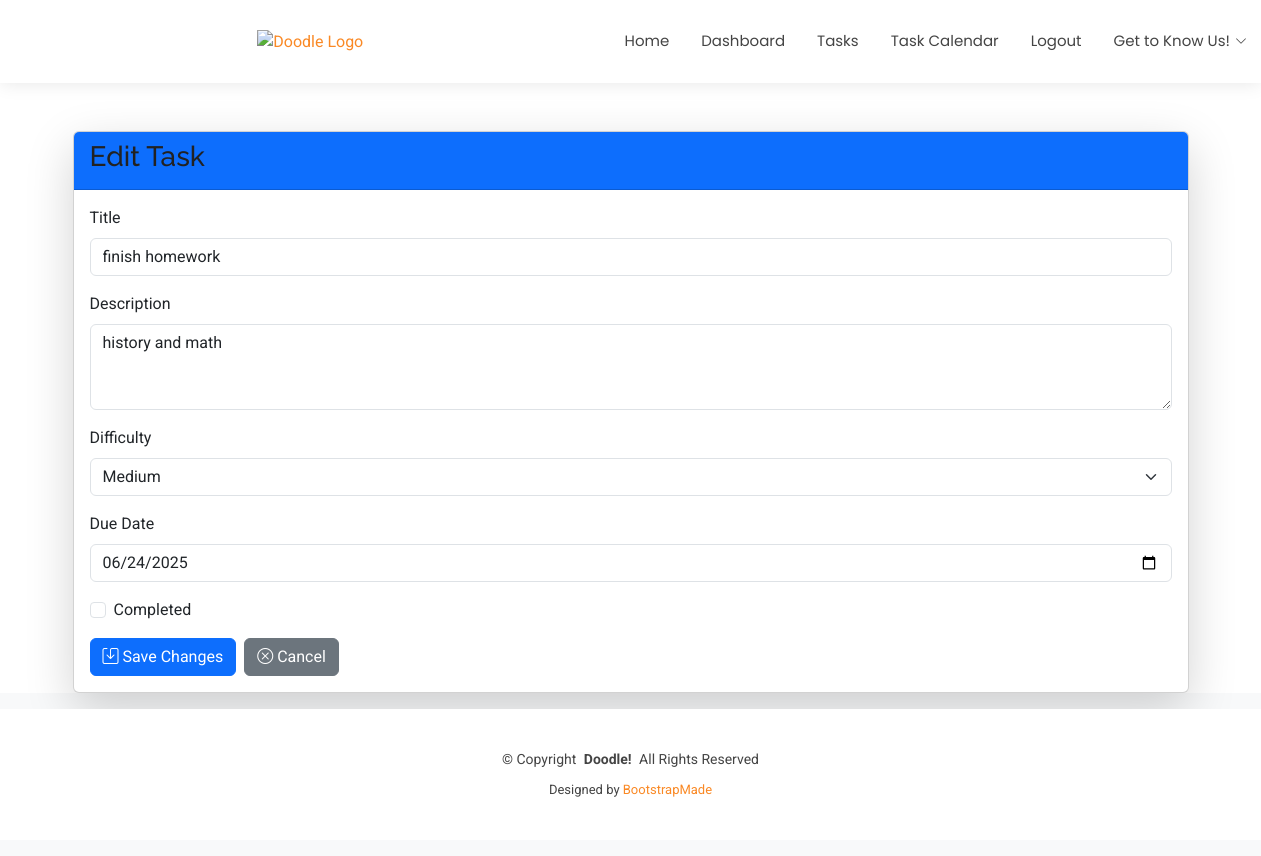
Screenshot of /tasks/edit/11/ (signed in) with the database file from the repository.
### tasks/models.py (models this page shows, shortened)
class Task(models.Model):
    DIFFICULTY_CHOICES = [
        ('E', 'Easy'),
        ('M', 'Medium'),
        ('H', 'Hard'),
    ]
    user = models.ForeignKey(User, on_delete=models.CASCADE)
    title = models.CharField(max_length=75)
    description = models.TextField(blank=True, null=True)
    difficulty = models.CharField(max_length=1, choices=DIFFICULTY_CHOICES)
    completed = models.BooleanField(default=False)
    created_at = models.DateTimeField(auto_now_add=True)
    due_date = models.DateField(null=True, blank=True, verbose_name="Due Date")
    class Meta:
        ordering = ['-due_date']

### tasks/views.py (the view)
# urls.py: path('edit/<int:task_id>/', views.task_edit, name='task_edit'),
@login_required
def task_edit(request, task_id):
    task = get_object_or_404(Task, id=task_id, user=request.user)
    if request.method == "POST":
        form = TaskForm(request.POST, instance=task)
        if form.is_valid():
            form.save()
            return redirect('tasks:task_list')
    else:
        form = TaskForm(instance=task)
    return render(request, 'tasks/task_edit.html', {'form':form})

### tasks/forms.py (shortened to what this page needs)
class TaskForm(forms.ModelForm):
    class Meta:
        model = Task
        fields = ['title', 'difficulty', 'description', 'completed', 'due_date']
        widgets = {
            'title': forms.TextInput(attrs={'class': 'form-control'}),
            'description': forms.Textarea(attrs={'class':'form-control', 'rows':3}),
            'difficulty': forms.Select(attrs={'class': 'form-select'}),
            'completed': forms.CheckboxInput(attrs={'class': 'form-check-input'}),
            'due_date': forms.DateInput(attrs={
                'class': 'form-control',
                'type': 'date',
                'min': timezone.now().date().strftime('%Y-%m-%d')  # Optional: prevent past dates
            }),
        }

### templates/tasks/task_edit.html (shortened to what this page needs)
{% extends 'base.html' %}
{% block content %}
<div class="container mt-5">
  <div class="card shadow-lg">
    <div class="card-header bg-primary text-white">
      <h3>Edit Task</h3>
    </div>
    <div class="card-body">
      <form method="POST">
        <div class="mb-3">
          <label class="form-label">{{ form.title.label }}</label>
          {{ form.title }}
        </div>
        <div class="mb-3">
          <label class="form-label">{{ form.description.label }}</label>
          {{ form.description }}
        </div>
        <div class="mb-3">
          <label class="form-label">{{ form.difficulty.label }}</label>
          {{ form.difficulty }}
        </div>
        <div class="mb-3">
            <label for="{{ form.due_date.id_for_label }}" class="form-label">Due Date</label>
            {{ form.due_date }}
        </div>
        <div class="mb-3 form-check">
          {{ form.completed }}
          <label class="form-check-label">{{ form.completed.label }}</label>
        </div>
        <div class="d-flex gap-2">
          <button type="submit" class="btn btn-primary">
            <i class="bi bi-save"></i> Save Changes
          </button>
          <a href="{% url 'tasks:task_list' %}" class="btn btn-secondary">
            <i class="bi bi-x-circle"></i> Cancel
          </a>
        </div>
      </form>
    </div>
  </div>
</div>
{% endblock %}

### static/assets/css/main.css (style rules this page uses)
:root { --default-font: "Roboto", system-ui, -apple-system, "Segoe UI", Roboto, "Helvetica Neue", Arial, "Noto Sans", "Liberation Sans", sans-serif, "Apple Color Emoji", "Segoe UI Emoji", "Segoe UI Symbol", "Noto Color Emoji"; --heading-font: "Raleway", sans-serif; --nav-font: "Poppins", sans-serif; }
:root { --background-color: #ffffff; --default-color: #444444; --heading-color: #222222; --accent-color: rgb(250, 137, 37); --surface-color: #ffffff; --contrast-color: #ffffff; }
:root { --nav-color: #444444; --nav-hover-color: rgb(250, 137, 37); --nav-mobile-background-color: rgb(158, 169, 212); --nav-dropdown-background-color: #ffffff; --nav-dropdown-color: #444444; --nav-dropdown-hover-color: #37378a; }
:root { scroll-behavior: smooth; }
body { color: var(--default-color); background-color: var(--background-color); font-family: var(--default-font); }
a { color: var(--accent-color); text-decoration: none; transition: 0.3s; }
h1, h2, h3, h4, h5, h6 { color: var(--heading-color); font-family: var(--heading-font); }

### rows the page displays
Task: title "finish homework", description "history and math", difficulty "Medium", due_date "06/24/2025"
